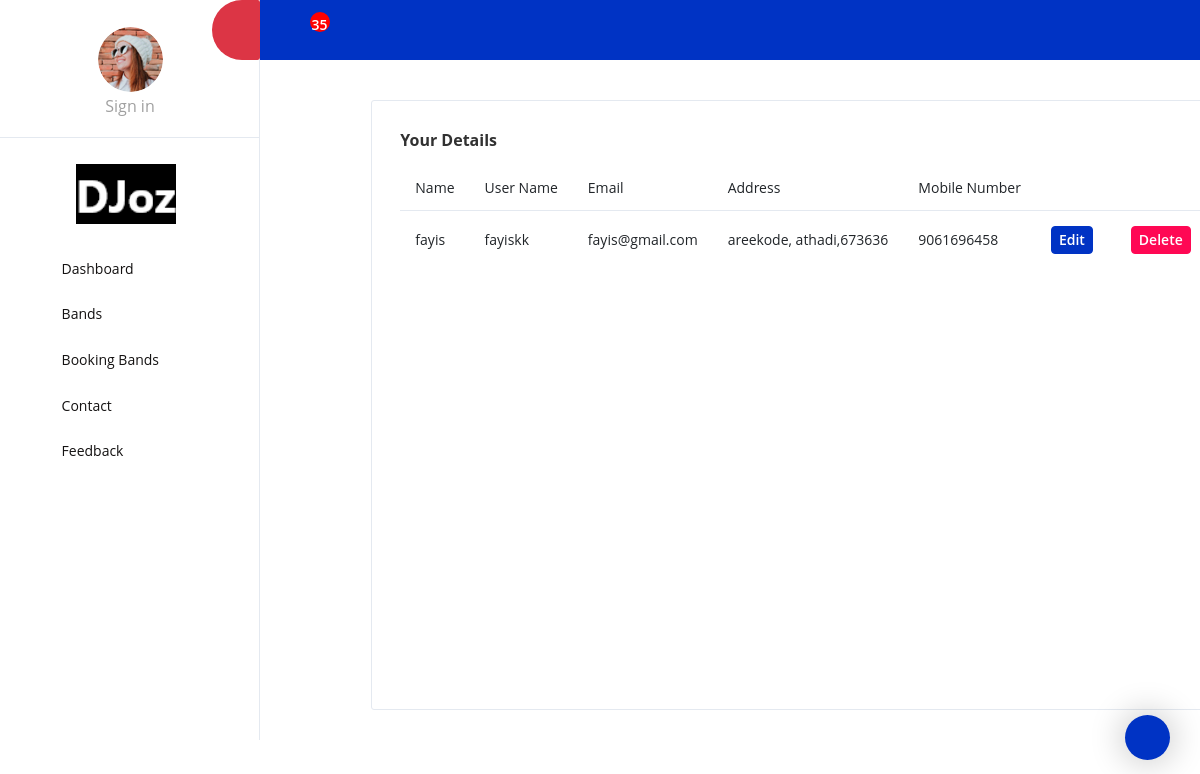
Page /Admin_Panel/display_user/ on the committed database.
### Admin_Panel/models.py (models this page shows)
class asignup(models.Model):
    name = models.CharField(max_length=100, null=True, blank=True)
    u_name = models.CharField(max_length=100, null=True, blank=True)
    email = models.EmailField(max_length=200, null=True, blank=True)
    address = models.CharField(max_length=200, null=True, blank=True)
    pas = models.CharField(max_length=50, null=True, blank=True)
    mob = models.IntegerField(null=True, blank=True)

### Admin_Panel/views.py (the view)
# urls.py: path('display_user/', views.display_user, name="display_user"),
def display_user(request):
    data = asignup.objects.all()
    book = bookDB.objects.all()
    counter = 0
    for i in book:
        counter = counter + 1
    return render(request, "display_user.html", {'data': data, 'book': book, 'counter': counter})

### Admin_Panel/templates/display_user.html (shortened to what this page needs)
<!DOCTYPE html>
{% extends 'a_home.html' %}
{% block content %}
<html lang="en">
<head>
</head>
<body>
<div class="grid-margin stretch-card" style="width: 1300px; margin-left:-100px; margin-top: 100px;">
                <div class="card">
                  <div class="card-body">
                    <h4 class="card-title">Your Details</h4>
                    <div class="table-responsive">
                      <table class="table table-hover">
                        <thead>
                          <tr>
                            <th>Name</th>
                            <th>User Name</th>
                            <th>Email</th>
                            <th>Address</th>
                            <th>Mobile Number</th>
                          </tr>
                        </thead>
                        <tbody>
                        {% for i in data %}
                         <tr>
                             <td>{{i.name}}</td>
                             <td>{{i.u_name}}</td>
                            <td>{{i.email}}</td>
                            <td>{{i.address}}</td>
                            <td>{{i.mob}}</td>
                             <td>
                                 <form action="{% url 'edituser' e=i.id %}">
                                     <button type="submit" class="btn btn-sm btn-primary mr-2"> Edit </button>
                                 </form>
                             </td>
                             <td>
                                 <form action="{% url 'user_delete' id=i.id %}">
                                     <button type="submit" class="btn btn-sm btn-danger"> Delete </button>
                                 </form>
                             </td>
                         </tr>
                        {% endfor %}
                        </tbody>
                      </table>
                    </div>
                  </div>
                </div>
              </div>
</body>
</html>
{% endblock %}

### rows in the picture
asignup: name "fayis", u_name "fayiskk", email "fayis@gmail.com", address "areekode, athadi,673636", mob "9061696458"

### other values in the picture
{{ counter }} "35"
